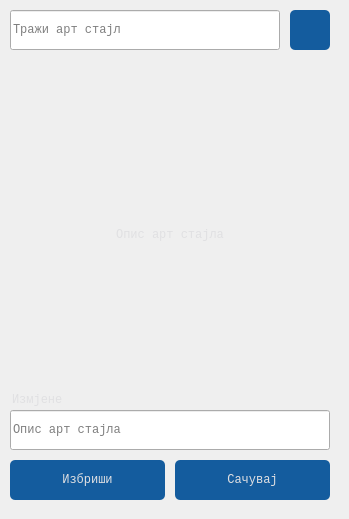
       <widget class="QWidget" name="page_art">
        <property name="styleSheet">
         <string notr="true">QPushButton#btn_search_art, #btn_art_delete, #btn_art_save{
	background-color: rgb(20, 92, 158);
	color: rgb(224, 224, 226);
	border-radius: 5px;
}
QPushButton#btn_search_art:hover, #btn_art_delete:hover, #btn_art_save:hover {
	background-color: rgb(19, 55, 88);
}
QPushButton#btn_search_art:pressed, #btn_art_delete:pressed, #btn_art_save:pressed {
	background-color: rgb(19, 37, 53);
}</string>
        </property>
        <widget class="QPushButton" name="btn_search_art">
         <property name="geometry">
          <rect>
           <x>290</x>
           <y>10</y>
           <width>40</width>
           <height>40</height>
          </rect>
         </property>
         <property name="font">
          <font>
           <family>Courier New</family>
           <pointsize>9</pointsize>
           <weight>50</weight>
           <bold>false</bold>
          </font>
         </property>
         <property name="styleSheet">
          <string notr="true">QPushButton#btn_search_art {
	border-image: url(:/icons/images/icons/search.png);
}
QPushButton#btn_search_art:hover {
	border-image: url(:/icons/images/icons/hover_search.png);
}</string>
         </property>
         <property name="text">
          <string/>
         </property>
        </widget>
        <widget class="QLineEdit" name="input_art">
         <property name="geometry">
          <rect>
           <x>10</x>
           <y>10</y>
           <width>270</width>
           <height>40</height>
          </rect>
         </property>
         <property name="font">
          <font>
           <family>Courier New</family>
           <pointsize>9</pointsize>
          </font>
         </property>
         <property name="styleSheet">
          <string notr="true"/>
         </property>
         <property name="echoMode">
          <enum>QLineEdit::Normal</enum>
         </property>
         <property name="alignment">
          <set>Qt::AlignLeading|Qt::AlignLeft|Qt::AlignVCenter</set>
         </property>
         <property name="placeholderText">
          <string>Тражи арт стајл</string>
         </property>
         <property name="clearButtonEnabled">
          <bool>true</bool>
         </property>
        </widget>
        <widget class="QWidget" name="widget_art" native="true">
         <property name="geometry">
          <rect>
           <x>0</x>
           <y>50</y>
           <width>340</width>
           <height>460</height>
          </rect>
         </property>
         <widget class="QPushButton" name="btn_art_save">
          <property name="geometry">
           <rect>
            <x>175</x>
            <y>410</y>
            <width>155</width>
            <height>40</height>
           </rect>
          </property>
          <property name="font">
           <font>
            <family>Courier New</family>
            <pointsize>9</pointsize>
            <weight>50</weight>
            <bold>false</bold>
           </font>
          </property>
          <property name="styleSheet">
           <string notr="true"/>
          </property>
          <property name="text">
           <string>Сачувај</string>
          </property>
         </widget>
         <widget class="QPushButton" name="btn_art_delete">
          <property name="geometry">
           <rect>
            <x>10</x>
            <y>410</y>
            <width>155</width>
            <height>40</height>
           </rect>
          </property>
          <property name="font">
           <font>
            <family>Courier New</family>
            <pointsize>9</pointsize>
            <weight>50</weight>
            <bold>false</bold>
           </font>
          </property>
          <property name="styleSheet">
           <string notr="true"/>
          </property>
          <property name="text">
           <string>Избриши</string>
          </property>
         </widget>
         <widget class="QLabel" name="art_img">
          <property name="geometry">
           <rect>
            <x>80</x>
            <y>10</y>
            <width>160</width>
            <height>160</height>
           </rect>
          </property>
          <property name="font">
           <font>
            <family>Courier New</family>
            <pointsize>9</pointsize>
           </font>
          </property>
          <property name="styleSheet">
           <string notr="true">border-image: url(:/art/images/art/art_1.png);</string>
          </property>
          <property name="text">
           <string/>
          </property>
          <property name="alignment">
           <set>Qt::AlignCenter</set>
          </property>
         </widget>
         <widget class="QLineEdit" name="input_playlist_name_2">
          <property name="geometry">
           <rect>
            <x>10</x>
            <y>360</y>
            <width>320</width>
            <height>40</height>
           </rect>
          </property>
          <property name="font">
           <font>
            <family>Courier New</family>
            <pointsize>9</pointsize>
           </font>
          </property>
          <property name="styleSheet">
           <string notr="true"/>
          </property>
          <property name="echoMode">
           <enum>QLineEdit::Normal</enum>
          </property>
          <property name="alignment">
           <set>Qt::AlignLeading|Qt::AlignLeft|Qt::AlignVCenter</set>
          </property>
          <property name="placeholderText">
           <string>Опис арт стајла</string>
          </property>
          <property name="clearButtonEnabled">
           <bool>true</bool>
          </property>
         </widget>
         <widget class="QLabel" name="admin_9">
          <property name="geometry">
           <rect>
            <x>12</x>
            <y>330</y>
            <width>320</width>
            <height>40</height>
           </rect>
          </property>
          <property name="font">
           <font>
            <family>Courier New</family>
            <pointsize>9</pointsize>
            <weight>50</weight>
            <bold>false</bold>
           </font>
          </property>
          <property name="styleSheet">
           <string notr="true">color: rgb(224, 224, 226);</string>
          </property>
          <property name="text">
           <string>Измјене</string>
          </property>
          <property name="alignment">
           <set>Qt::AlignLeading|Qt::AlignLeft|Qt::AlignVCenter</set>
          </property>
         </widget>
         <widget class="QLabel" name="art_description">
          <property name="geometry">
           <rect>
            <x>10</x>
            <y>170</y>
            <width>320</width>
            <height>30</height>
           </rect>
          </property>
          <property name="font">
           <font>
            <family>Courier New</family>
            <pointsize>9</pointsize>
            <weight>50</weight>
            <bold>false</bold>
           </font>
          </property>
          <property name="styleSheet">
           <string notr="true">color: rgb(224, 224, 226);</string>
          </property>
          <property name="text">
           <string>Опис арт стајла</string>
          </property>
          <property name="alignment">
           <set>Qt::AlignCenter</set>
          </property>
         </widget>
        </widget>
       </widget>
